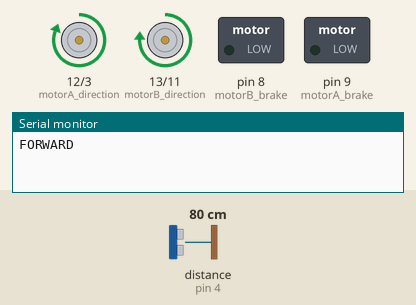
The sketch below on a simulated Arduino Uno, built with avr-gcc and run on an emulated ATmega328P. Parts: direction and speed pins drawn as motors (green arrow = direction pin HIGH = forward, orange = LOW = backward, longer = more drive), switched loads named in the sketch (green lamp = pin HIGH), the last lines printed to the serial monitor. The inputs (shaded band) are chosen by the test bench; at power-on: distance to the obstacle (sensor on pin 4) 80 cm. The echo pulse lasts 58.3 µs per cm.

Above: at 1.2 s.
1.3 s: distance to the obstacle (sensor on pin 4) set to 2 cm
At 3.7 s:
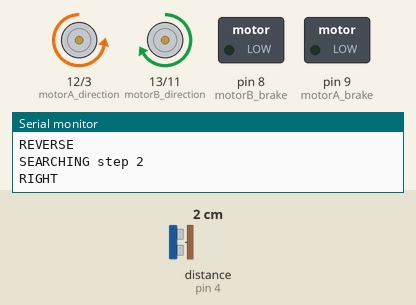
4.3 s: distance to the obstacle (sensor on pin 4) set to 4 cm
At 5.15 s:
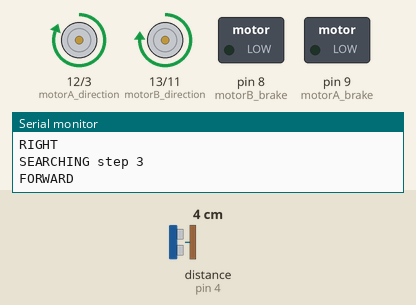
Timing chart, 0 to 12.6 s (numbered marks = the images above; inputs shaded):
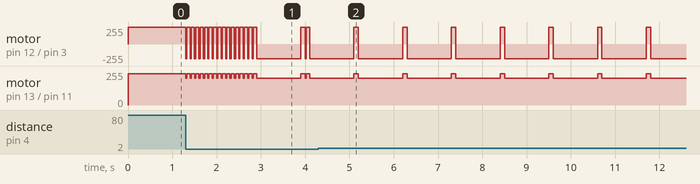

The sketch:

BasicBotWithoutDelay.ino
```cpp
/**
 Created by Peter Clarke

 PIN ALLOCATION:

 13 - Motor B direction
 12 - Motor A direction
 11 - Motor B pwm
 9  - Motor A brake
 8  - Motor B brake
 7  - Ping trigger
 3  - Motor A pwm
 4  - Ping echo
*/


// The SimpleTimer library lets us do things when we want them to happen
// without stopping everything for a delay.
#include "SimpleTimer.h"

#include <NewPing.h>

#define MOTOR_SPEED_MIN_A 200
#define MOTOR_SPEED_MAX_A 255
#define MOTOR_SPEED_MIN_B 200
#define MOTOR_SPEED_MAX_B 235 // This motor is faster, so slow it down.


// Right Motor attached to channel A:
const byte motorA_direction = 12;
const byte motorA_pwm = 3;
const byte motorA_brake = 9;

// Left Motor attached to channel B:
const byte motorB_direction = 13;
const byte motorB_pwm = 11;
const byte motorB_brake = 8;


// Ping configuration
const byte ping_trigger = 7;  // Arduino pin tied to trigger pin on the ultrasonic sensor.
const byte ping_echo = 4;     // Arduino pin tied to echo pin on the ultrasonic sensor.
const int ping_distance = 80; // Maximum distance we want to ping for (in centimeters). Maximum sensor distance is rated at 400-500cm.
NewPing sonar(ping_trigger, ping_echo, ping_distance); // NewPing setup of pins and maximum distance.

byte action_state = 0; // Remember what action is currently happening.

// This is the SimpleTimer object that handles all our timing instead of delay()
// so other things can happen while we wait for the action to finish.
SimpleTimer timer;

void setup()
{

  Serial.begin(9600); // Open serial monitor at 9600 baud to see debugging messages.

  // Setup Channel A
  pinMode(motorA_direction, OUTPUT); // Initiates motor pin for channel A
  pinMode(motorA_brake, OUTPUT);     // Initiates break pin for channel A

  // Setup Channel B
  pinMode(motorB_direction, OUTPUT); // Initiates motor pin for channel B
  pinMode(motorB_brake, OUTPUT);     // Initiates break pin for channel B

  // Ensure the brakes are off
  digitalWrite(motorA_brake, LOW);   // Disengage the Brake for Channel A
  digitalWrite(motorB_brake, LOW);   // Disengage the Brake for Channel B

  // Call pingMeasure() every 100 milliseconds.
  timer.setInterval(100, pingMeasure);

  // Start moving
  motionFwd(255);
}

void loop()
{
  // The running SimpleTimer object will call the functions it has been asked to call,
  // when it's time to do so.
  timer.run();
}

/********************************************************************************
Ping functions
********************************************************************************/

void pingMeasure()
{
  unsigned int cm = sonar.ping_cm(); // Send a ping, get ping distance in cm.
  if (cm > 0 && cm < 20) {
    // Do the first step of object avoidance.
    actionPingSearchStep1();
  }
}

/********************************************************************************
Action functions
********************************************************************************/

/**
 * Look for somewhere to go.
 */
void actionPingSearchStep1()
{
  if (action_state == 1) {
    // Already handling a close ping event.
    return;
  }

  Serial.println("Too close!");
  Serial.println("SEARCHING step 1");

  // Remember an action has started.
  action_state = 1;

  // Reverse.
  motionRev(220);
  // Then, after a second, do the next step.
  timer.setTimeout(1000, actionPingSearchStep2);
}

void actionPingSearchStep2()
{
  Serial.println("SEARCHING step 2");

  // Turn right
  motionRotateRight(220);
  // Then, after half a second, do the last step.
  timer.setTimeout(1000, actionPingSearchStep3);
}

void actionPingSearchStep3()
{
  Serial.println("SEARCHING step 3");

  // Remember the action has ended.
  action_state = 0;

  // Carry on
  motionFwd(255);
}


/********************************************************************************
Motion functions
********************************************************************************/

void motionStop()
{
  Serial.println("STOP");
  analogWrite(motorA_pwm, 0); // Channel A at max speed
  analogWrite(motorB_pwm, 0); // Channel B at max speed
}

void motionFwd(byte speed)
{
  byte speed_a = motionSpeedCompensateA(speed);
  byte speed_b = motionSpeedCompensateB(speed);

  Serial.println("FORWARD");
  digitalWrite(motorA_direction, HIGH); // Channel A forward
  digitalWrite(motorB_direction, HIGH); // Channel B forward
  analogWrite(motorA_pwm, speed_a); // Channel A at max speed
  analogWrite(motorB_pwm, speed_b); // Channel B at max speed
}

void motionRev(byte speed)
{
  byte speed_a = motionSpeedCompensateA(speed);
  byte speed_b = motionSpeedCompensateB(speed);

  Serial.println("REVERSE");
  digitalWrite(motorA_direction, LOW); // Channel A backward
  digitalWrite(motorB_direction, LOW); // Channel B backward
  analogWrite(motorA_pwm, speed_a); // Channel A at minimum speed
  analogWrite(motorB_pwm, speed_b); // Channel B at minimum speed
}

void motionRotateLeft(byte speed)
{
  byte speed_a = motionSpeedCompensateA(speed);
  byte speed_b = motionSpeedCompensateB(speed);

  Serial.println("LEFT");
  digitalWrite(motorA_direction, HIGH); // Channel A forward
  digitalWrite(motorB_direction, LOW); // Channel B backward
  analogWrite(motorA_pwm, speed_a);
  analogWrite(motorB_pwm, speed_b);
}

void motionRotateRight(byte speed)
{
  byte speed_a = motionSpeedCompensateA(speed);
  byte speed_b = motionSpeedCompensateB(speed);

  Serial.println("RIGHT");
  digitalWrite(motorA_direction, LOW); // Channel A backward
  digitalWrite(motorB_direction, HIGH); // Channel B forward
  analogWrite(motorA_pwm, speed_a);
  analogWrite(motorB_pwm, speed_b);
}

byte motionSpeedCompensateA(byte speed)
{

  if (MOTOR_SPEED_MAX_B > MOTOR_SPEED_MAX_A) {
    // Need to slow down this motor
    speed = speed - (MOTOR_SPEED_MAX_B - MOTOR_SPEED_MAX_A);
  }

  if (speed < MOTOR_SPEED_MIN_A) {
    speed = MOTOR_SPEED_MIN_A;
  } else if (speed > MOTOR_SPEED_MAX_A) {
    speed = MOTOR_SPEED_MAX_A;
  }

  return speed;
}

byte motionSpeedCompensateB(byte speed)
{

  if (MOTOR_SPEED_MAX_A > MOTOR_SPEED_MAX_B) {
    // Need to slow down this motor
    speed = speed - (MOTOR_SPEED_MAX_A - MOTOR_SPEED_MAX_B);
  }

  if (speed < MOTOR_SPEED_MIN_B) {
    speed = MOTOR_SPEED_MIN_B;
  } else if (speed > MOTOR_SPEED_MAX_B) {
    speed = MOTOR_SPEED_MAX_B;
  }

  return speed;
}
```
